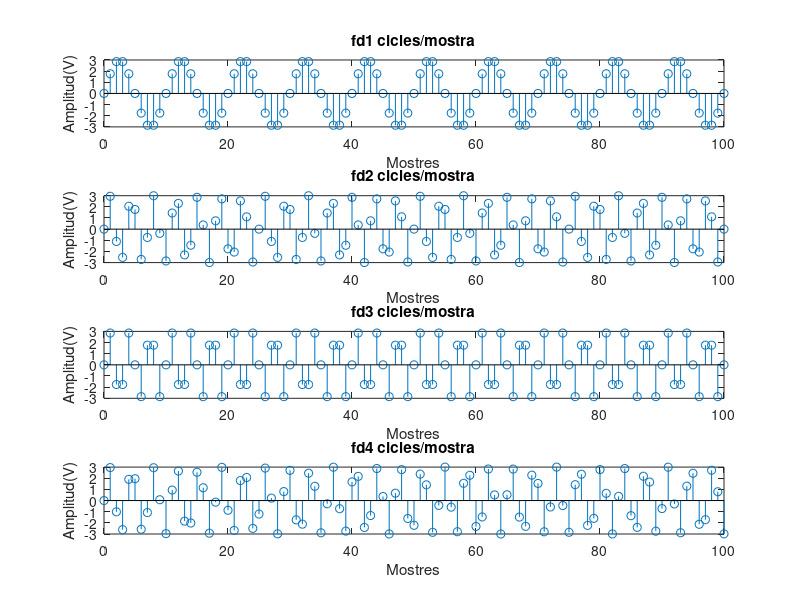
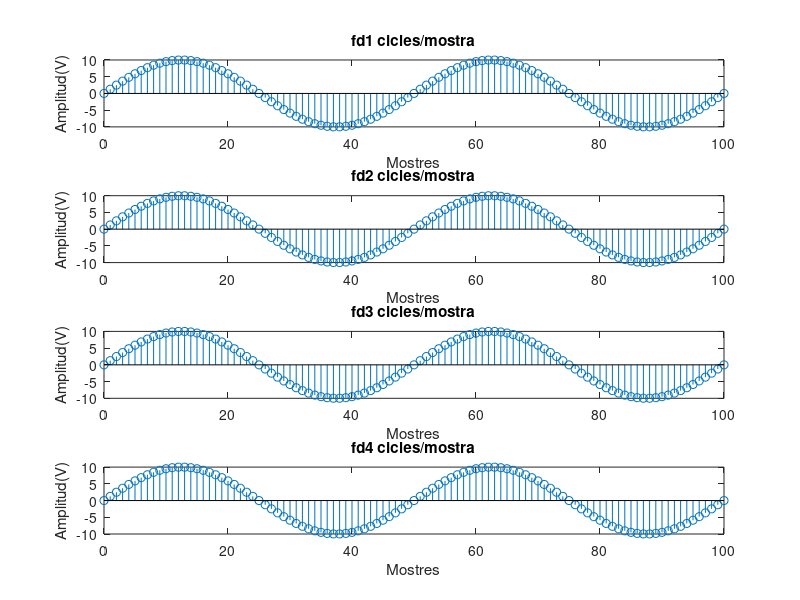
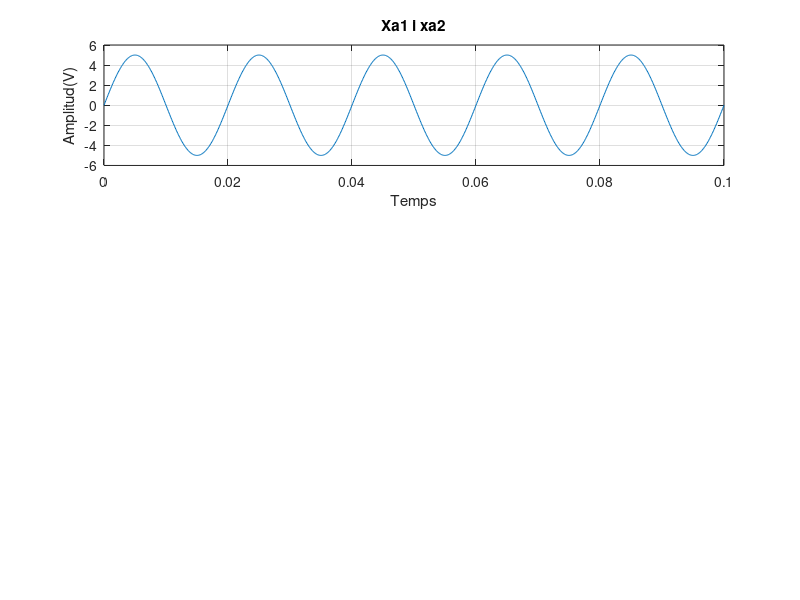

Here is the MATLAB script that generated these plots, in order: (Note: this script raises an error after producing the figures.)
%Practica 3 TDS 
% Valentine Jain i Jordi Vivas

%PRÀCTICA 3 LA FREQÜÈNCIA EN EL DOMINI DISCRET
clear all
close all

%1
%a

n= 0:100;

%b
A=3;
fd1= 0.1;

Xn1 = A*sin(2*pi*fd1*n);

%c

fd2 = 7/25;
fd3 = 0.3;
fd4 = 1/sqrt(13);

Xn2 = A*sin(2*pi*fd2*n);
Xn3 = A*sin(2*pi*fd3*n);
Xn4 = A*sin(2*pi*fd4*n);

%d

%xn1 es periodica de periode 10
%xn2 son numeros racionals per tant també es periodica de periode 25
%xn3 es periodica de periode 10 també
%xn4 irracional per tant no periodica

%e

figure(1)
subplot(4,1,1)
stem(n,Xn1)
xlabel('Mostres')
ylabel('Amplitud(V)')
title('fd1 cicles/mostra')


subplot(4,1,2)
stem(n,Xn2)
xlabel('Mostres')
ylabel('Amplitud(V)')
title('fd2 cicles/mostra')


subplot(4,1,3)
stem(n,Xn3)
xlabel('Mostres')
ylabel('Amplitud(V)')
title('fd3 cicles/mostra')


subplot(4,1,4)
stem(n,Xn4)
xlabel('Mostres')
ylabel('Amplitud(V)')
title('fd4 cicles/mostra')


%f coincideixen amb les calculades

%2
A=10;

fd1= 0.02;
fd2 = 1.02;
fd3 = 2.02;
fd4 = -0.98;

Xn1 = A*sin(2*pi*fd1*n);
Xn2 = A*sin(2*pi*fd2*n);
Xn3 = A*sin(2*pi*fd3*n);
Xn4 = A*sin(2*pi*fd4*n);

figure(2)
subplot(4,1,1)
stem(n,Xn1)
xlabel('Mostres')
ylabel('Amplitud(V)')
title('fd1 cicles/mostra')


subplot(4,1,2)
stem(n,Xn2)
xlabel('Mostres')
ylabel('Amplitud(V)')
title('fd2 cicles/mostra')


subplot(4,1,3)
stem(n,Xn3)
xlabel('Mostres')
ylabel('Amplitud(V)')
title('fd3 cicles/mostra')


subplot(4,1,4)
stem(n,Xn4)
xlabel('Mostres')
ylabel('Amplitud(V)')
title('fd4 cicles/mostra')


%c

%com s'ha mencionat a la part teorica la freqüència fonamental es la
%mateixa per les 4 senyals per tant les cuatres senyals son iguals


%3
%a


t = linspace(0,0.1,1001);
A=5;

fa1=50;
fa2=550;

xa1 = A*sin(2*pi*t*fa1);
xa2 = A*sin(2*pi*t*fa2);


%b
Ts=2*10^-3;
%Fs=1/Ts;
n=0:Ts:0.1;

%c
xd1 = A*sin(2*pi*n*fa1);
xd2 = A*sin(2*pi*n*fa2);


%d
figure(3)
subplot(3,1,1)
plot(t,xa1)
xlabel('Temps')
ylabel('Amplitud(V)')
title('Xa1 i xa2')
grid on;

hold on;
plot(t,xa2,"Red")
hold off;



figure(3)
subplot(3,1,2)
stem(n,xd1)
xlabel('Mostres')
ylabel('Amplitud(V)')
title('x1n cicles/mostra')

figure(3)
subplot(3,1,3)
stem(n,xd2)
xlabel('Mostres')
ylabel('Amplitud(V)')
title('x2n cicles/mostra')
